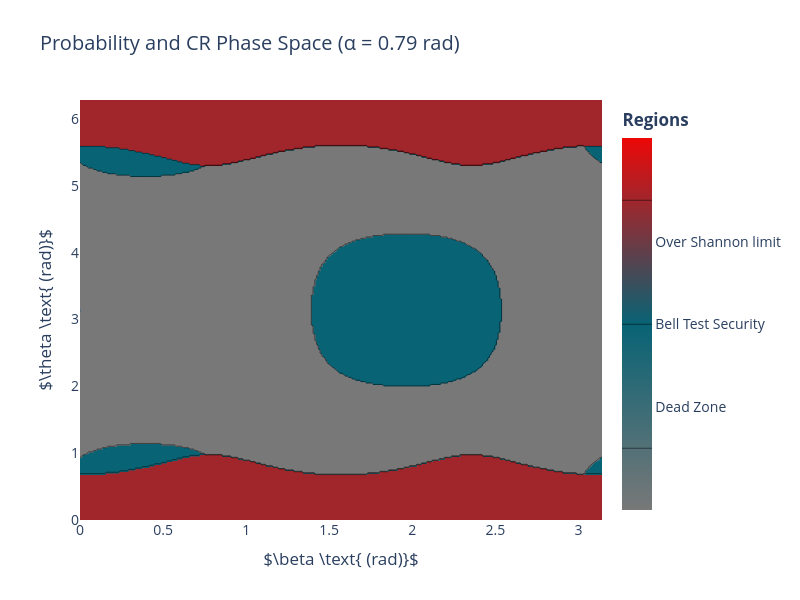

Notebook code cell kept with this figure:
### Code cell
fig = go.Figure(data=go.Contour(
    z=Z_regions,
    x=beta_vals,
    y=theta_vals,
    colorscale=[
        [0.0, '#787878'],  # dead zone
        [0.5, '#086375'],  # bell test possible
        [1.0, '#ed0707']   # over Shannon limit
    ],
    contours=dict(
        start=1,
        end=3,
        size=1,
        coloring='heatmap'
    ),
    colorbar=dict(
        title="<b>Regions</b>",
        tickmode='array',
        tickvals=[1.33, 2, 2.66], # Centered ticks for a 3-color scale
        ticktext=[
            'Dead Zone',            # Replaces generic Region 3.3 text
            'Bell Test Security',   # Replaces generic Region 3.2 text
            'Over Shannon limit'    # Replaces generic Region 3.1 text
        ]
    )
))

fig.update_layout(
    title=f"Probability and CR Phase Space (α = {alpha:.2f} rad)",
    xaxis_title=r"$\beta \text{ (rad)}$",
    yaxis_title=r"$\theta \text{ (rad)}$",
    width=800,
    height=600,
    font=dict(size=14)
)

fig.show()

### Figure 1 — Plotly figure (JSON) as saved in the notebook; plotly's stock layout.template omitted (floating-point values rounded to 4 significant figures; data arrays with more than 128 entries replaced by an {"elided": "..."} marker saying what was removed)
{"data": [{"colorbar": {"tickmode": "array", "ticktext": ["Dead Zone", "Bell Test Security", "Over Shannon limit"], "tickvals": [1.33, 2, 2.66], "title": {"text": "<b>Regions</b>"}}, "colorscale": [[0, "#787878"], [0.5, "#086375"], [1, "#ed0707"]], "contours": {"coloring": "heatmap", "end": 3, "size": 1, "start": 1}, "type": "contour", "x": {"elided": "300 float values"}, "y": {"elided": "300 float values"}, "z": {"elided": "300x300 float values"}}], "layout": {"font": {"size": 14}, "height": 600, "title": {"text": "Probability and CR Phase Space (α = 0.79 rad)"}, "width": 800, "xaxis": {"title": {"text": "$\\beta \\text{ (rad)}$"}}, "yaxis": {"title": {"text": "$\\theta \\text{ (rad)}$"}}}}
